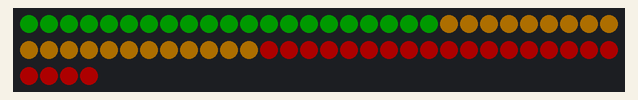
This sketch was run on a simulated Arduino Uno, built with avr-gcc and run on an emulated ATmega328P. Parts: 64 RGB LEDs in strip order, left to right, continuing on the next row. Dim RGB values are drawn brighter than linear.

Above: at 0.1 s.

The sketch:

led_test.ino
```cpp
/* Start of Code */

#include "FastLED.h"

// How many leds are connected?
#define NUM_LEDS 64

// Define the Pins
#define DATA_PIN 6

// Define the array of leds
CRGB leds[NUM_LEDS];

// Put color values in arrays
long invader1a[] =
{
0x008000, 0x000000, 0x000000,0x000000,0x000000,0x000000,0x000000, 0x008000,
0x008000, 0xFFFF00, 0x0000FF, 0xFFFF00, 0xFFFF00, 0x0000FF, 0xFFFF00, 0x008000,
0x008000, 0x000000, 0xFFFF00, 0x800080, 0x800080, 0xFFFF00, 0x000000, 0x008000,
0x000000, 0x000000, 0x000000, 0xFF0000, 0xFF0000, 0x000000, 0x000000, 0x000000
};

long invader1b[] =
{
0x000000, 0x000000, 0x0000FF, 0xFFFF00, 0xFFFF00, 0x0000FF, 0x000000, 0x000000,
0x000000, 0x008000, 0xFFFF00, 0x800080, 0x800080, 0xFFFF00, 0x008000, 0x000000,
0x008000, 0x000000, 0x000000, 0xFFFF00, 0xFFFF00, 0x000000, 0x000000, 0x008000,
0x000000, 0x008000, 0x000000, 0xFF0000, 0xFF0000, 0x000000, 0x008000, 0x000000
};


void setup() {
FastLED.addLeds<NEOPIXEL,DATA_PIN>(leds, NUM_LEDS);
}

void loop() {

int val = 950;
if (val < 1000) {

// Map the pot values to 0 - Number of Leds
int numLedsToLight = map(val, 0, 950, 0, NUM_LEDS);

// Clear the existing led values
FastLED.clear();

// Change led colors
for(int led = 0; led < numLedsToLight; led++) {
if(led < (NUM_LEDS/3) )leds[led] = CRGB::Green;
if(led >= (NUM_LEDS/3) & led < ((NUM_LEDS/3)*2) )leds[led] = CRGB::Orange;
if(led >= ((NUM_LEDS/3)*2) )leds[led] = CRGB::Red;
}

FastLED.setBrightness(50);
FastLED.show();
}
}

/* End of Code */
```
